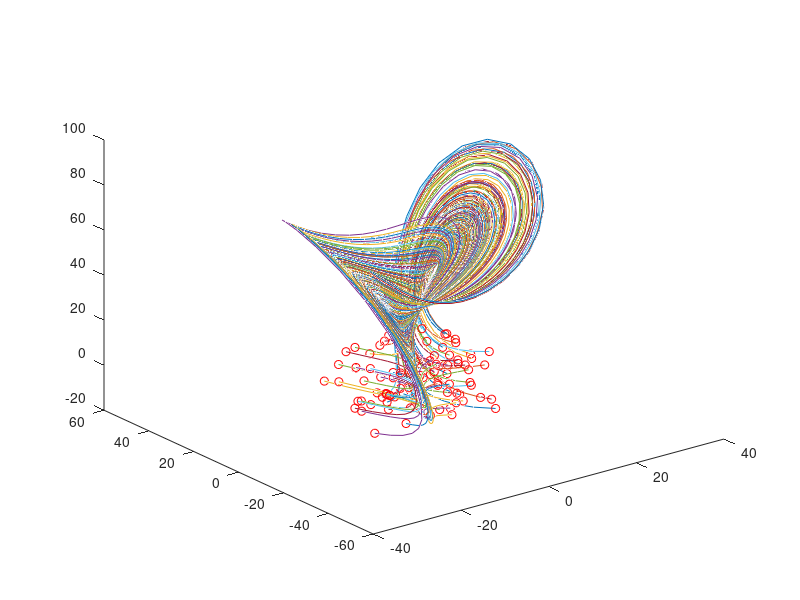

Source code (MATLAB): (Note: this script raises an error after producing the figure.)
%% Simulate Lorenz system
dt=0.01; 
T=8; 
t=0:dt:T;
b=8/3; 
sig=10;
r1 = 10;
Lorenz1 = @(t,x)([ sig * (x(2) - x(1)); ...
                     r1 * x(1)-x(1) * x(3) - x(2); ...
                     x(1) * x(2) - b*x(3)]);
r2 = 28;
Lorenz2 = @(t,x)([ sig * (x(2) - x(1)); ...
                     r2 * x(1)-x(1) * x(3) - x(2); ...
                     x(1) * x(2) - b*x(3)]);
r3 = 40;
Lorenz3 = @(t,x)([ sig * (x(2) - x(1)); ...
                     r3 * x(1)-x(1) * x(3) - x(2); ...
                     x(1) * x(2) - b*x(3)]);                
ode_options = odeset('RelTol',1e-10, 'AbsTol',1e-11);

input=[]; output=[];

for j=1:100 % training trajectories
    x0=30*(rand(3,1)-0.5);
    [t,y] = ode45(Lorenz1,t,x0); 
    input=[input; y(1:end-1,:)]; 
    output=[output; y(2:end,:)]; 
    [t,y] = ode45(Lorenz2,t,x0); 
    input=[input; y(1:end-1,:)]; 
    output=[output; y(2:end,:)];
    [t,y] = ode45(Lorenz3,t,x0); 
    input=[input; y(1:end-1,:)]; 
    output=[output; y(2:end,:)];
    plot3(y(:,1),y(:,2),y(:,3)), hold on 
    plot3(x0(1),x0(2),x0(3),'ro')
end


%%
net = feedforwardnet([10 10 10]);
net.layers{1}.transferFcn = 'logsig';
net.layers{2}.transferFcn = 'radbas'; 
net.layers{3}.transferFcn = 'purelin'; 
net = train(net,input.',output.');

%%
ynn(1,:)=x0;
for jj=2:length(t)
    y0=net(x0);
    ynn(jj,:)=y0.'; 
    x0=y0; 
end
figure(1),
plot3(ynn(:,1),ynn(:,2),ynn(:,3),':','Linewidth',[2])
%%
r4 = 17;
Lorenz4 = @(t,x)([ sig * (x(2) - x(1)); ...
                     r4 * x(1)-x(1) * x(3) - x(2); ...
                     x(1) * x(2) - b*x(3)]);  
for j=1:100 % test trajectories 
    [t,y] = ode45(Lorenz4,t,x0); 
end
figure(2),
plot3(y(:,1),y(:,2),y(:,3)) 
r5 = 35;
Lorenz5 = @(t,x)([ sig * (x(2) - x(1)); ...
                     r5 * x(1)-x(1) * x(3) - x(2); ...
                     x(1) * x(2) - b*x(3)]);  
for j=1:100 % test trajectories 
    [t,y] = ode45(Lorenz5,t,x0); 
end
figure(3),
plot3(y(:,1),y(:,2),y(:,3)) 
